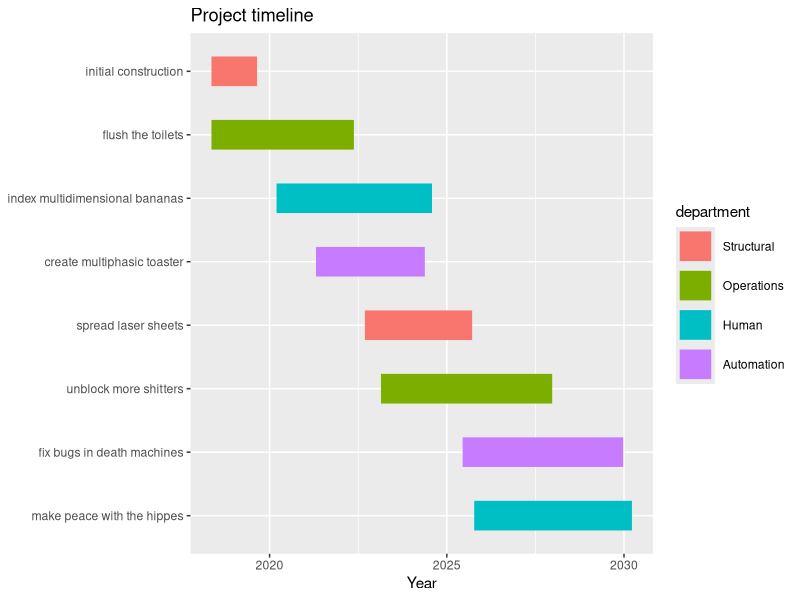
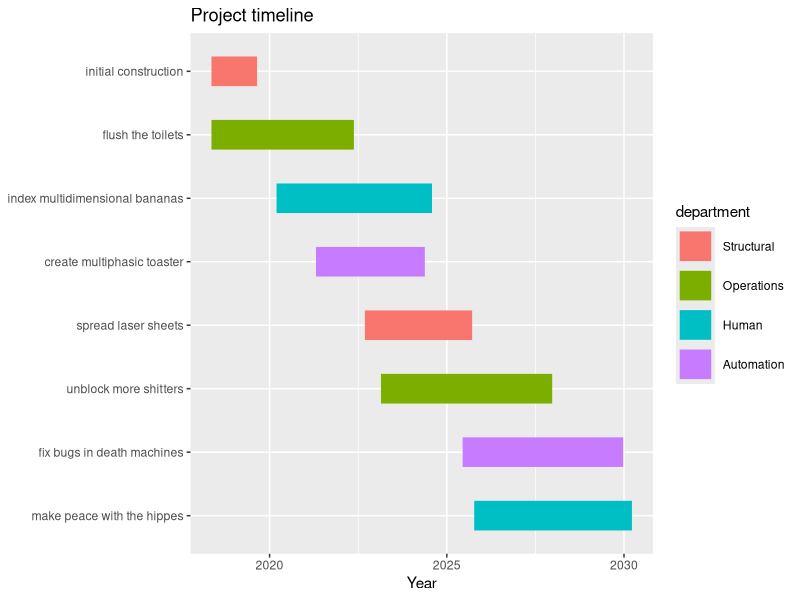

Here is the R script that generated these plots, in order:
#!/usr/bin/env Rscript

# this code is all adapted from this blog post:
# https://www.molecularecologist.com/2019/01/simple-gantt-charts-in-r-with-ggplot2-and-the-tidyverse/

require("tidyverse")

gantt <- read.csv("data.csv")
tasks <- as.vector(gantt$task)
depts <- as.vector(gantt$department)
gantt$item <- 1:length(gantt$task)

head(gantt)

g.gantt <- gather(gantt, "state", "date", 3:4) %>% mutate(date = as.Date(date, "%d/%m/%Y"), task=factor(task, tasks[length(tasks):1]), department=factor(department, unique(depts)))

head(g.gantt)

plot <- ggplot(g.gantt, aes(date, task, color = department, group=item)) +
  geom_line(size = 10) +
  labs(x="Year", y=NULL, title="Project timeline")

svg("gantt.svg")
print(plot)
dev.off()

ggsave("gantt.png", plot=plot)
